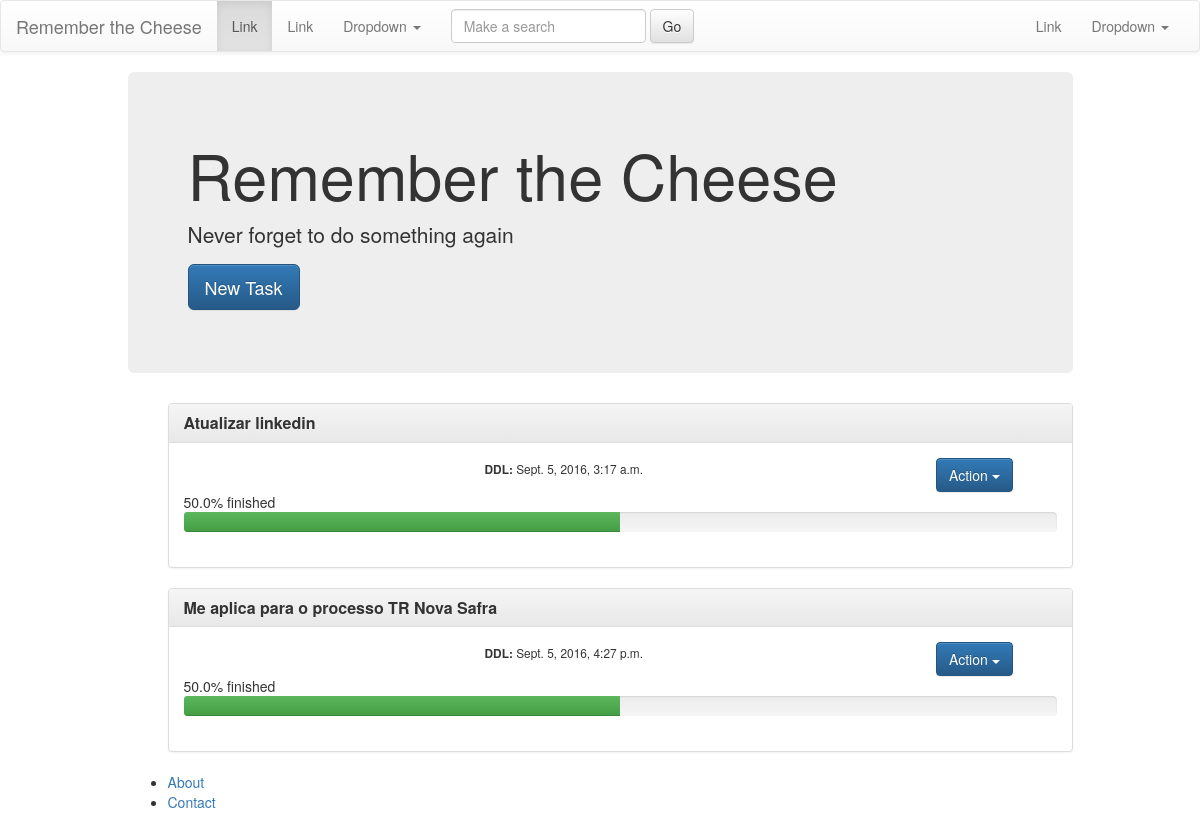
/rememberTheCheese/, run on an earlier commit of the app's database.
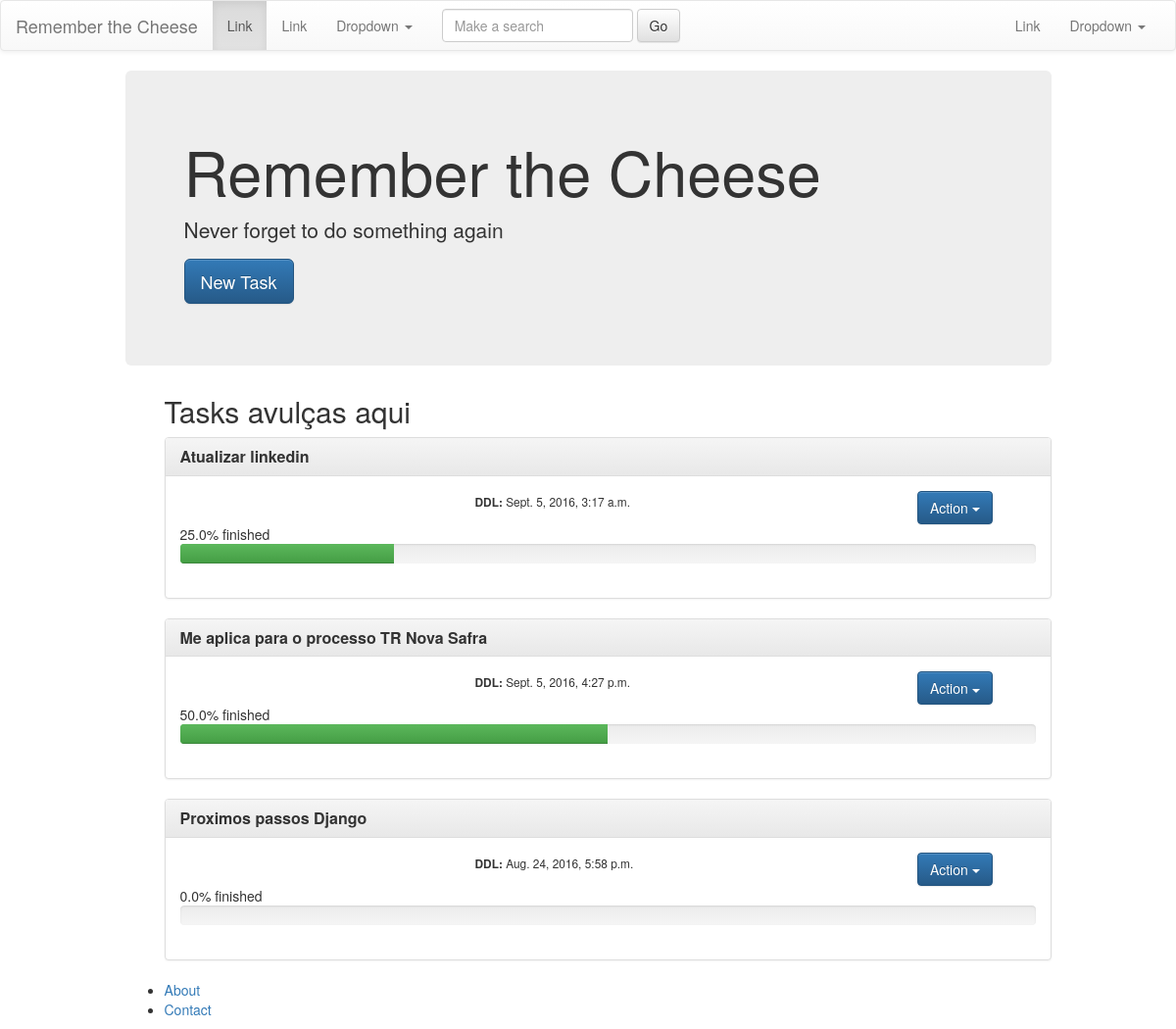
And on a later commit of the database.
### rememberTheCheese/models.py (models this page shows, shortened)
class Task(models.Model):
	description = models.CharField(max_length=500)
	deadline = models.DateTimeField('deadline', default=timezone.now()+ datetime.timedelta(days=3))
	finished = models.IntegerField(default=0)
	created_at = models.DateTimeField(auto_now_add=True, editable=False)
	modified_at = models.DateTimeField(auto_now=True, editable=False)
	def get_deadline(self):
		return label_date(self.deadline)
	def get_pct_finished(self):
		all_tasks = Task.objects.all().count()
		finished_tasks = self.subtask_set.filter(finished=1).count()
		return 100.0*finished_tasks/all_tasks;

### rememberTheCheese/views.py (the view)
def index(request):
	taskModel = Task()
	if 'search' in request.POST.keys() and request.POST['search'] != '':
		tasks = taskModel.search(request.POST['search'])
	else:
		tasks = Task.objects.all()[:10]
	context = {
		'tasks' : tasks,
		'form' :  CreateTask(request.POST or None)
	}
	return render(request, 'rememberTheCheese/index.html', context)

### rememberTheCheese/forms.py
class CreateTask(forms.ModelForm):
	class Meta:
		model = Task
		fields = [
			"description",
		]

### rememberTheCheese/models.py (called while the page is built)
def label_date(date):
	if date == timezone.now():
		return 'Today'
	if date == timezone.now() + datetime.timedelta(days=1):
		return 'Tomorrow'
	if date == timezone.now() - datetime.timedelta(days=1):
		return 'Yesterday'
	return date

### rememberTheCheese/templates/rememberTheCheese/index.html (shortened to what this page needs)
{% extends "rememberTheCheese/base.html" %}
{% block content %}
    <div class="jumbotron">
        <h1>Remember the Cheese</h1>
        <p>Never forget to do something again</p>
        <p><a class="btn btn-primary btn-lg" href="{% url 'create_task' %}" role="button">New Task</a></p>
    </div>
    {% if tasks %}
        <ul>
        {% for task in tasks %}
            {% if not task.description == 'Inbox' %}
            <div class="panel panel-default">
                <div class="panel-heading">
                    <h3 class="panel-title"><strong>{{ task.description }}</strong></h3>
                </div>
                <div class="panel-body">
                    <div class="row">
                    <div class="col-xs-6 col-md-4"></div>
                    <div class="col-xs-6 col-md-6"><small><strong>DDL: </strong>{{task.get_deadline}}</small></div>
                    <div class="col-xs-6 col-md-2">
                        <div class="btn-group">
                          <button type="button" class="btn btn-primary dropdown-toggle" data-toggle="dropdown" aria-haspopup="true" aria-expanded="false">
                            Action <span class="caret"></span>
                          </button>
                        </div>
                    </div>
                </div>
                    {{task.get_pct_finished}}% finished
                    <div class="progress">
                      <div class="progress-bar progress-bar-success" role="progressbar" aria-valuenow="10" aria-valuemin="0" aria-valuemax="100" style="width: {{task.get_pct_finished}}%">
                      </div>
                    </div>
                </div>
            </div>
            {% else %}
                <h2> Tasks avulças aqui </h2>
            {% endif%}
        {% endfor %}
        </ul>
    {% else %}
        <p>No tasks are available.</p>
    {% endif %}
{% endblock content %}

What changed in the data, as far as the page shows it:
added Task: description "Tasks avulças aqui"
computed for Task "Atualizar linkedin": get_pct_finished "50.0" → "25.0"; {{ task.get_pct_finished }} 50.0 → 25.0 (drawn)
added Task: description "Proximos passos Django", get_deadline "Aug. 24, 2016, 5:58 p.m.", get_pct_finished "0.0"
